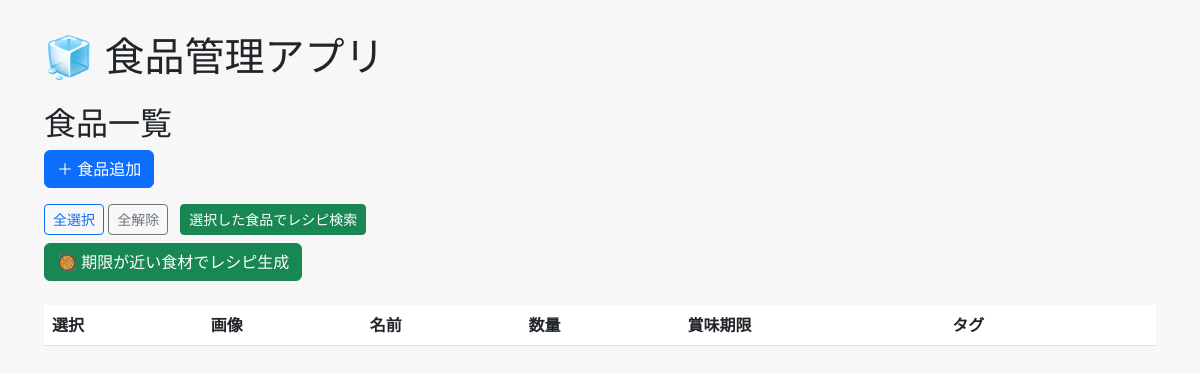
Before: / with the older database file.
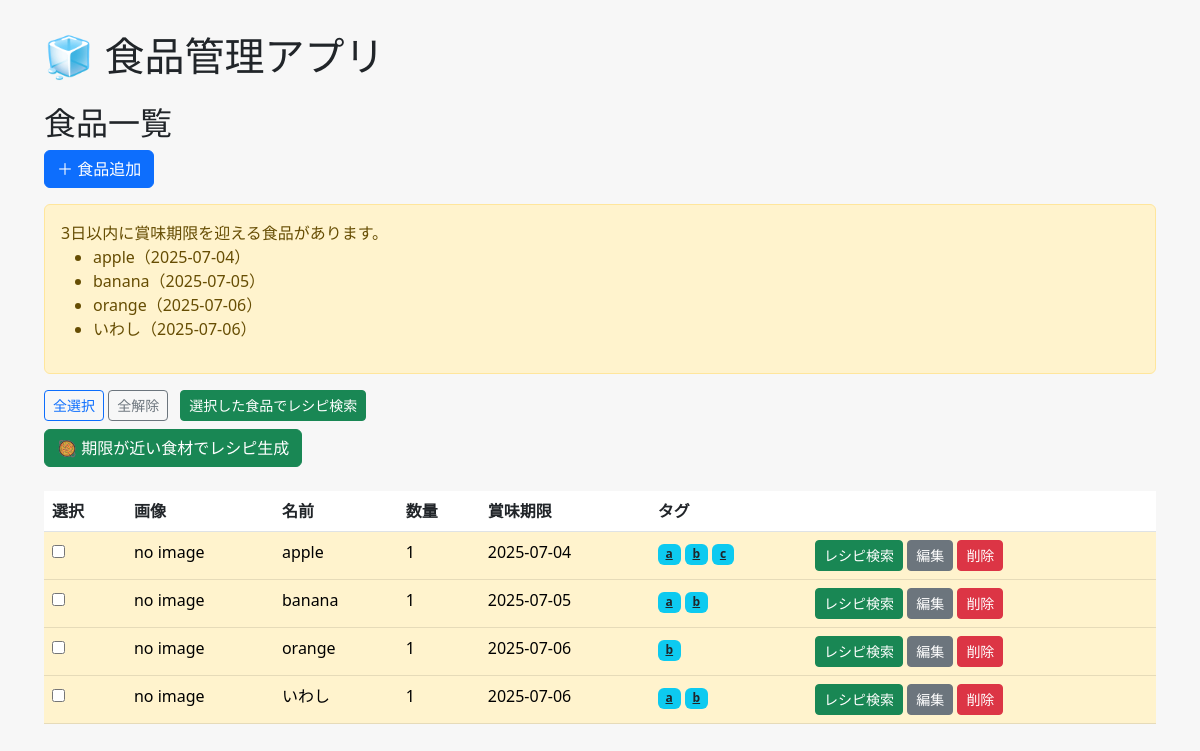
After: the same page with the newer database file.
### models.py (models this page shows)
class Food(db.Model):
    id = db.Column(db.Integer, primary_key=True)
    name = db.Column(db.String(100), nullable=False)
    quantity = db.Column(db.String(50))
    expiry_date = db.Column(db.Date, nullable=False)
    image_path = db.Column(db.String(200))
    tags = db.relationship('Tag', secondary=food_tags, backref=db.backref('foods', lazy='dynamic'))

class Tag(db.Model):
    id = db.Column(db.Integer, primary_key=True)
    name = db.Column(db.String(50), unique=True, nullable=False)

### app.py (the view)
@app.route('/')
def index():
    foods = Food.query.order_by(Food.expiry_date).all()
    memo = Memo.query.first()
    today = datetime.today().date()
    days_before = 3
    notify_until = today + timedelta(days=days_before)
    notify_foods = Food.query.filter(
        and_(
            Food.expiry_date >= today,
            Food.expiry_date <= notify_until
        )
    ).order_by(Food.expiry_date).all()
    expired_foods = Food.query.filter(
        and_(
            Food.expiry_date < today
        )
    ).order_by(Food.expiry_date).all()
    return render_template(
        'index.html',
        foods=foods,
        today=today,
        memo=memo,
        expired_foods=expired_foods,
        notify_foods=notify_foods,
        days_before=days_before
    )

### templates/index.html (shortened to what this page needs)
{% extends 'layout.html' %}
{% block content %}
<h2>食品一覧</h2>
<a href="{{ url_for('add') }}" class="btn btn-primary">＋ 食品追加</a>
{% if notify_foods %}
<div class="alert alert-warning mt-3">
  {{ days_before }}日以内に賞味期限を迎える食品があります。
  <ul>
    {% for food in notify_foods %}
    <li>{{ food.name }}（{{ food.expiry_date }}）</li>
    {% endfor %}
  </ul>
</div>
{% endif %}
<div class="mt-3">
  <button type="button" class="btn btn-sm btn-outline-primary" onclick="selectAll()">全選択</button>
  <button type="button" class="btn btn-sm btn-outline-secondary" onclick="deselectAll()">全解除</button>
  <button type="button" class="btn btn-sm btn-success ms-2" onclick="searchSelectedRecipes()">選択した食品でレシピ検索</button>
</div>
<a href="{{ url_for('generate_recipe') }}"
   class="btn btn-success my-2">
  🥘 期限が近い食材でレシピ生成
</a>
<table class="table mt-3">
  <thead>
    <tr>
      <th>選択</th>
      <th>画像</th>
      <th>名前</th>
      <th>数量</th>
      <th>賞味期限</th>
      <th>タグ</th>
      <th></th>
    </tr>
  </thead>
  <tbody>
    {% for food in foods %}
    {% set days_left = (food.expiry_date - today).days %}
    <tr class="{% if days_left < 0 %}table-danger{% elif days_left <= 3 %}table-warning{% else %}table-success{% endif %}">
      <td><input type="checkbox" name="selected_foods" value="{{ food.name }}"></td>
      <td>
        {% if food.image_path %}
        <br><img src="{{ url_for('static', filename='images/' + food.image_path.split('/')[-1]) }}"
          style="max-height:100px;">
        {% else %}
        no image
        {% endif %}
      </td>
      <td>{{ food.name }}</td>
      <td>{{ food.quantity }}</td>
      <td>{{ food.expiry_date }}</td>
      <td>
        {% for tag in food.tags %}
        <a href="{{ url_for('filter_by_tag') }}?tag={{ tag.name }}" class="badge bg-info text-dark">{{ tag.name }}</a>
        {% endfor %}
      </td>
      <td>
        <a href="https://www.google.com/search?q={{ food.name }}+レシピ" class="btn btn-sm btn-success"
          target="_blank">レシピ検索</a>
        <a href="{{ url_for('edit', id=food.id) }}" class="btn btn-sm btn-secondary">編集</a>
        <a href="{{ url_for('delete', id=food.id) }}" class="btn btn-sm btn-danger">削除</a>
      </td>
    </tr>
    {% endfor %}
  </tbody>
</table>
{% endblock %}

### templates/layout.html (shortened to what this page needs)
<!DOCTYPE html>
<html lang="ja">
<head>
    <link rel="stylesheet" href="https://cdn.jsdelivr.net/npm/bootstrap@5.3.0/dist/css/bootstrap.min.css">
</head>
<body>
    <div class="container">
        <h1 class="mb-4">🧊 食品管理アプリ</h1>
        {% block content %}{% endblock %}
    </div>
</body>
</html>

### templates/layout.html (style rules this page uses)
body { padding: 2rem; background-color: #f7f7f7; }

Changed rows visible on the page:
added Food: name "apple", expiry_date "2025-07-04", shows "no image", quantity "1"
added Food: name "banana", expiry_date "2025-07-05", shows "no image", quantity "1"
added Food: name "orange", expiry_date "2025-07-06", shows "no image", quantity "1"
added Food: name "いわし", expiry_date "2025-07-06", shows "no image", quantity "1"
now on this page (row unchanged): Tag: name "a"
now on this page (row unchanged): Tag: name "b"
added Tag: name "c", shown under "apple"
Other visible differences:
{{ days_before }}: (not shown) → "3"
text now shown: "日以内に賞味期限を迎える食品があります。"
